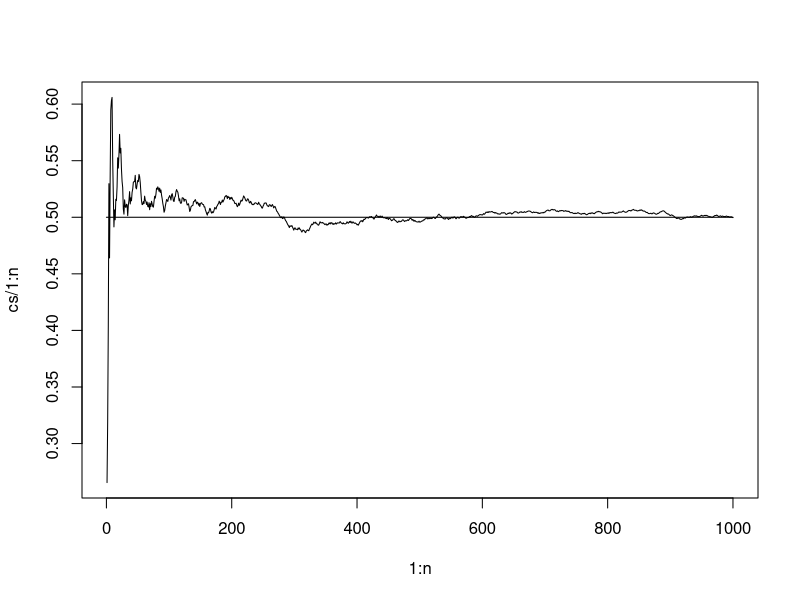

Generate this figure with R:
#1)____________________________________________________________________
#setting n to 1000
n <- 1000

#setting random seed to 1
set.seed(1)

#setting x to a random uniform of n values, from 0 to 1
x <- runif(n, 0, 1)

#generating the mean of x
mean(x)
#mean is 0.4996917

#generating the variance of x
var(x)
#variance is 0.08316708

#generating the cumulative sum of x
cs <- cumsum(x)

#plotting 1:n vs cs/1:n as both type l
plot(1:n, cs/1:n, type = "l")

#adding horizontal line with height .5
lines(c(0,n),c(0.5,0.5))

#2)____________________________________________________________________
#function for piecewise function 
#f(x) { a >= 1 and a <= 0, f(a) = 1 otherwise f(a) = 0
#so the integration function becomes either 1a da or 0a da
f = function(a) {
  ifelse(a >= 0 & a <= 1, a*1, a*0)
}

#integration of f(x) for mean of uniform(0,1)
integrate(f,-Inf, Inf)
#the mean is 0.5

#function for piecewise function 
#g(x) { a >= 1 and a <= 0, f(a) = 1 otherwise g(a) = 0
#so the integration function becomes either (a-mean)^2*1 da or
# (a-mean)^2*0 da
g = function(a) {
  ifelse(a >= 0 & a <= 1, (a-(integrate(f,-Inf, Inf)$value))^2*1, 
         (a-(integrate(f,-Inf, Inf)$value))^2*0)
}

#integration of g(x) for mean of uniform(0,1)
integrate(g,-Inf, Inf)
#mean is 0.8333333

#3)____________________________________________________________________
#set n to 1,000,000
n <- 1000000

#create x random uniform(-1,1) of n values
x <- runif(n, -1, 1)

#create y random uniform(-1,1) of n values
y <- runif(n, -1, 1)

#sum all values where x^2 + y^2 < 1
sum(x^2 + y^2 < 1)
#number of points that satisfy is 785630
#figure is a circle

#area of circle x^2 + y^2 < 1
radius <- 1
pi * radius^2
#given area is 3.141593
#exact area is pi

#ratio of points within x^2 + y^2 < 1 vs. n
sum(x^2 + y^2 < 1) / n
#this gives 0.78563

#answer square multiplied by ratio of points vs n
4 * (sum(x^2 + y^2 < 1) / n)
#this gives 3.14252

#4)____________________________________________________________________
#set n to 1,000,000
n <- 100000

#create x random uniform(-1,1) of n values
x <- runif(n, -1, 1)

#create y random uniform(-1,1) of n values
y <- runif(n, -1, 1)

#create z random uniform(-1,1) of n values
z <- runif(n, -1, 1)

#ratio of points within
sum(x^2 + y^4 + z^6 < 1) / n

#volume of the shape
8 * (sum(x^2 + y^4 + z^6 < 1) / n)
#volume is 6.1428

#5)____________________________________________________________________
#set n = 10,000
n=10000

#set count to 0
count=0

#loop to check if random 3 segments form a triangle and increments count if true
for (t in 1:n)
{
  #creates random uniform(0,1) of 2 values
  points=runif(2,0,1)
  
  #sort the two points in ascending order
  x <- sort(points)
  
  #calculates 3 segment lengths
  unsortSegs <- c(x[1]-0,x[2]-x[1],1-x[2])
  
  #sorts the segments in ascending order
  segments <- sort(unsortSegs)
  
  #calculates lengths of the 3 segments and increments count if
  #the sum of the difference between the 1st point and 0 and
  #the difference between the 2nd point and the 1st point is
  #greater than the difference between 1 and the 1st point
  count=count+(segments[1] + segments[2] > segments[3])
}

count/n
#the ratio is approx 0.25

